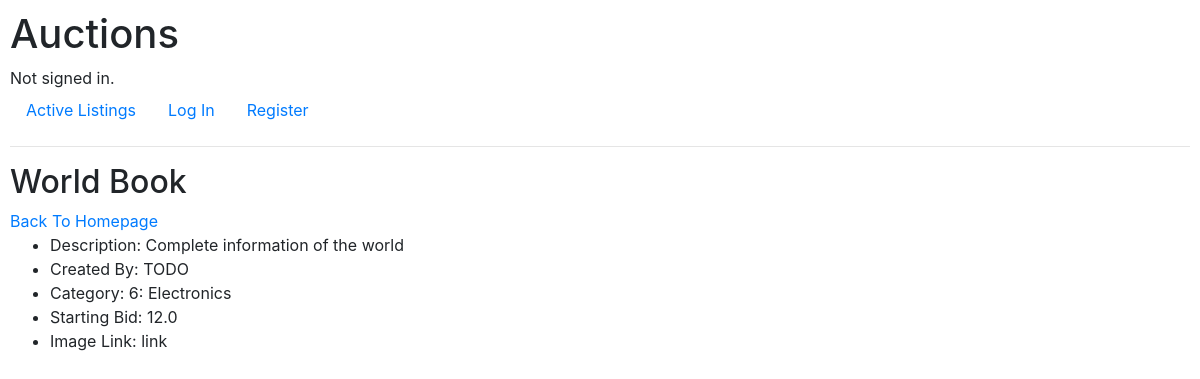
The page /1 on the database its author committed.
### auctions/models.py (models this page shows, shortened)
class Auction(models.Model):
    title = models.CharField(max_length=64)
    description = models.CharField(max_length=256)
    category = models.ForeignKey(Categories, on_delete=models.CASCADE)
    owner = models.ForeignKey(User, on_delete=models.CASCADE, related_name="actioneer")
    starting_bid = models.FloatField(max_length=32)
    image_link = models.CharField(max_length=128, default=None)

class Categories(models.Model):
    name = models.CharField(max_length=32)
    def __str__(self):
        return f"{self.id}: {self.name}"

### auctions/views.py (the view)
# urls.py: path("<int:auction_id>", views.auction, name="auction"),
def auction(request, auction_id):
    auction = Auction.objects.get(id=auction_id)
    return render(request, "auctions/listingpage.html", {
        "auction": auction
    })

### auctions/templates/auctions/listingpage.html
{% extends "auctions/layout.html" %}
{% block body %}
    <h2>{{auction.title}}</h2>
    <a href="{% url 'index' %}">Back To Homepage</a>
    <ul>
        <li>Description: {{auction.description}}</li>
        <li>Created By: {{auction.user.name}}TODO</li>
        <li>Category: {{auction.category}}</li>
        <li>Starting Bid: {{auction.starting_bid}}</li>
        <li>Image Link: {{auction.image_link}}</li>
    </ul>
{% endblock %}

### auctions/static/auctions/styles.css (style rules this page uses)
body { padding: 10px; }

### rows shown on the page
Auction: title "World Book", description "Complete information of the world", category "6: Electronics", starting_bid "12.0", image_link "link"
